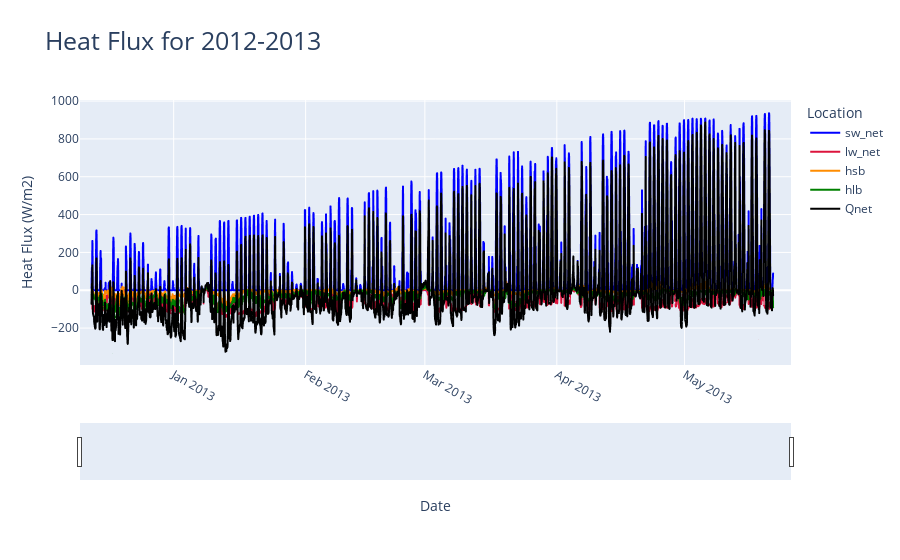

Notebook source saved alongside this figure:
### Code cell
import pandas as pd
import scipy.io as sio
from scipy import signal, stats
import numpy as np
import datetime
import plotly.express as px
from plotly.subplots import make_subplots
import plotly.graph_objects as go
import re
import coare36vn_zrf_et
import os

oceanDF = pd.read_csv('ocean_temperature_interpol12_13.csv', parse_dates = ['DN'])
oceanDF['hourDN'] = oceanDF['DN'].dt.floor('h')

hourlyMeanOceanDF = oceanDF.groupby('hourDN').agg(hourlyTemp=('OceanTemp', "mean")).reset_index()
hourlyMeanOceanDF['hourSalinity'] = oceanDF["oceanSalEstimate"]

heatFluxModelDF = pd.read_csv('ocean12_13_flux.csv', parse_dates = ['Tm (UTC)'], dayfirst = True)

heatFluxModelDF = pd.merge(left = hourlyMeanOceanDF, right = heatFluxModelDF, how = 'inner',  left_on = 'hourDN', right_on = 'Tm (UTC)')
heatFluxModelDF = heatFluxModelDF.drop('Tm (UTC)', axis = 1)
jdDateBase = pd.Timestamp('1858-11-17').to_julian_date()
heatFluxModelDF['jdTimeStamp'] = heatFluxModelDF['hourDN'].apply(lambda x: x.to_julian_date()- jdDateBase)
heatFluxModelDF = heatFluxModelDF.sort_values(['hourDN'], ascending = [True])
pd.set_option('display.float_format', '{:.20f}'.format)

A=coare36vn_zrf_et.coare36vn_zrf_et(heatFluxModelDF["U (m s-1)"].to_numpy(), 10, heatFluxModelDF["Tair (degC)"].to_numpy(),2, heatFluxModelDF["RH (%)"].to_numpy(),2, heatFluxModelDF["P (mb)"].to_numpy(), heatFluxModelDF["hourlyTemp"].to_numpy(), heatFluxModelDF["SW_dn (W m-2)"].to_numpy(), heatFluxModelDF["LW_dn (W m-2)"].to_numpy(), heatFluxModelDF["Lat"].to_numpy(), heatFluxModelDF["Lon"].to_numpy(),heatFluxModelDF["jdTimeStamp"].to_numpy(),600,0, heatFluxModelDF["hourSalinity"].to_numpy(),None,None,10,10,10)

fnameA = os.path.join("C:\\Users\\nvleb\\OneDrive - Oregon State University\\Desktop\\Python\\AlseaEstuaryData\\Alsea-Estuary-Data",'12_13_output_ocean_heatflux.csv')
# A=coare36vn_zrf_et(u, zu , t, zt, rh, zq, P, ts, sw_dn, lw_dn, lat, lon,jd, zi,rain, Ss, None , None, zrf_u, zrf_t, zrf_q)
# fnameA = os.path.join(path,'test_36_output_py_082022_withnowavesinput.txt')
A_hdr = 'usr\ttau\thsb\thlb\thbb\thsbb\thlwebb\ttsr\tqsr\tzo\tzot\tzoq\tCd\t'
A_hdr += 'Ch\tCe\tL\tzeta\tdT_skinx\tdq_skinx\tdz_skin\tUrf\tTrf\tQrf\t'
A_hdr += 'RHrf\tUrfN\tTrfN\tQrfN\tlw_net\tsw_net\tLe\trhoa\tUN\tU10\tU10N\t'
A_hdr += 'Cdn_10\tChn_10\tCen_10\thrain\tQs\tEvap\tT10\tT10N\tQ10\tQ10N\tRH10\t'
A_hdr += 'P10\trhoa10\tgust\twc_frac\tEdis'
csvHdr = A_hdr.replace("\t", ",")
np.savetxt(fnameA,A,fmt='%.18e',delimiter=',',header=csvHdr)

processedDataDF = pd.read_csv('12_13_output_ocean_heatflux.csv')
processedDataDF['Tm (UTC)'] = heatFluxModelDF['hourDN']

processedDataDF["Qnet"] = processedDataDF["sw_net"] + processedDataDF["lw_net"] - processedDataDF["hsb"] - processedDataDF["hlb"]

tempFigLabels = ["sw_net", "lw_net", "hsb", "hlb", "Qnet"]
tempfig = px.line(x = processedDataDF['Tm (UTC)'], y = [processedDataDF["sw_net"], processedDataDF["lw_net"], -1*processedDataDF["hsb"], -1*processedDataDF["hlb"], processedDataDF["Qnet"]], color_discrete_sequence= ["blue", "crimson", "darkorange","green","black"], title = "Heat Flux")
for idx in range(len(tempFigLabels)):
    tempfig.data[idx].name = tempFigLabels[idx]
    tempfig.data[idx].hovertemplate = 'variable=' + tempFigLabels[idx] + '<br>x=%{x}<br>value=%{y}<extra></extra>'
    tempfig.data[idx].legendgroup = tempFigLabels[idx]

tempfig.update_layout(title=dict(text= "Heat Flux for 2012-2013", font=dict(size=25)))
tempfig.update_xaxes(tickangle=30)
tempfig.update_xaxes(rangeslider_visible=True)
tempfig.update_xaxes(range = [pd.Timestamp('2012-12-10'),pd.Timestamp('2013-05-26')])
tempfig.update_layout(xaxis_title="Date", yaxis_title="Heat Flux (W/m2)", legend_title="Location")
tempfig.show()

### Figure 1 — Plotly figure (JSON) as saved in the notebook; plotly's stock layout.template omitted (floating-point values rounded to 4 significant figures; data arrays with more than 128 entries replaced by an {"elided": "..."} marker saying what was removed)
{"data": [{"hovertemplate": "variable=sw_net<br>x=%{x}<br>value=%{y}<extra></extra>", "legendgroup": "sw_net", "line": {"color": "blue", "dash": "solid"}, "marker": {"symbol": "circle"}, "mode": "lines", "name": "sw_net", "showlegend": true, "type": "scattergl", "x": {"elided": "3843 str values"}, "xaxis": "x", "y": {"elided": "3843 float values"}, "yaxis": "y"}, {"hovertemplate": "variable=lw_net<br>x=%{x}<br>value=%{y}<extra></extra>", "legendgroup": "lw_net", "line": {"color": "crimson", "dash": "solid"}, "marker": {"symbol": "circle"}, "mode": "lines", "name": "lw_net", "showlegend": true, "type": "scattergl", "x": {"elided": "3843 str values"}, "xaxis": "x", "y": {"elided": "3843 float values"}, "yaxis": "y"}, {"hovertemplate": "variable=hsb<br>x=%{x}<br>value=%{y}<extra></extra>", "legendgroup": "hsb", "line": {"color": "darkorange", "dash": "solid"}, "marker": {"symbol": "circle"}, "mode": "lines", "name": "hsb", "showlegend": true, "type": "scattergl", "x": {"elided": "3843 str values"}, "xaxis": "x", "y": {"elided": "3843 float values"}, "yaxis": "y"}, {"hovertemplate": "variable=hlb<br>x=%{x}<br>value=%{y}<extra></extra>", "legendgroup": "hlb", "line": {"color": "green", "dash": "solid"}, "marker": {"symbol": "circle"}, "mode": "lines", "name": "hlb", "showlegend": true, "type": "scattergl", "x": {"elided": "3843 str values"}, "xaxis": "x", "y": {"elided": "3843 float values"}, "yaxis": "y"}, {"hovertemplate": "variable=Qnet<br>x=%{x}<br>value=%{y}<extra></extra>", "legendgroup": "Qnet", "line": {"color": "black", "dash": "solid"}, "marker": {"symbol": "circle"}, "mode": "lines", "name": "Qnet", "showlegend": true, "type": "scattergl", "x": {"elided": "3843 str values"}, "xaxis": "x", "y": {"elided": "3843 float values"}, "yaxis": "y"}], "layout": {"legend": {"title": {"text": "Location"}, "tracegroupgap": 0}, "title": {"font": {"size": 25}, "text": "Heat Flux for 2012-2013"}, "xaxis": {"anchor": "y", "domain": [0, 1], "range": ["2012-12-10T00:00:00", "2013-05-26T00:00:00"], "rangeslider": {"visible": true}, "tickangle": 30, "title": {"text": "Date"}}, "yaxis": {"anchor": "x", "domain": [0, 1], "title": {"text": "Heat Flux (W/m2)"}}}}
